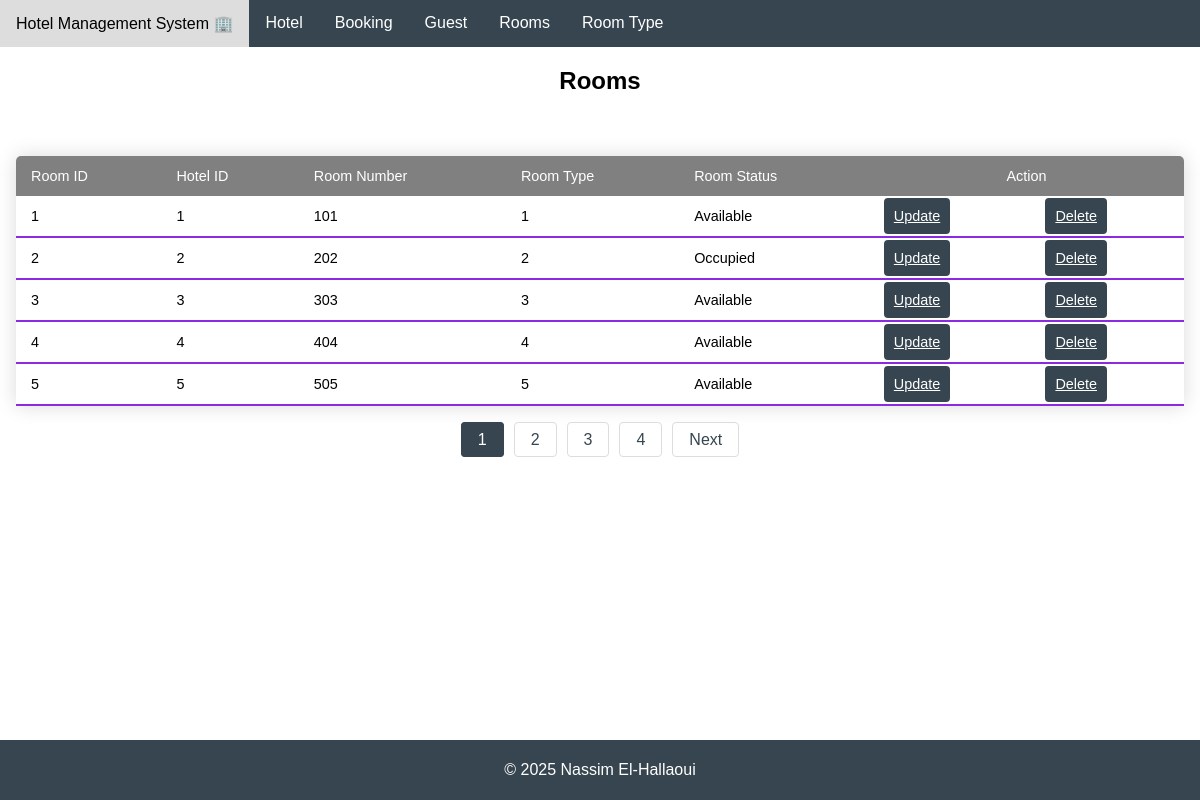
The app's page /viewRoom.php with its own data.
### tables this page shows
CREATE TABLE ROOM(
	roomID INTEGER PRIMARY KEY AUTOINCREMENT,
	hotelID INTEGER NOT NULL,
	roomTypeID INTEGER NOT NULL,
	roomNumber INTEGER NOT NULL,
	roomStatus TEXT NOT NULL,
	FOREIGN KEY (hotelID) REFERENCES HOTEL(hotelID),
	FOREIGN KEY (roomTypeID) REFERENCES ROOMTYPE(roomTypeID)
);

### viewRoom.php (the view, shortened to what this page needs)
<!DOCTYPE html>
<html lang="en">
<head>
    <link rel="stylesheet" href="style.css" />
</head>
<body>
    <?php include 'navbar.php'; ?>
    <div>
        <h2 class="centered-header">Rooms</h2>
    </div>
    <div class = "main">
      <?php
      $db = new SQLite3('S&M Hotel Database.db');
      $records_per_page = 5;
      $current_page = isset($_GET['page']) ? intval($_GET['page']) :1;
      $offset = ($current_page - 1) * $records_per_page;
      $total_query = "SELECT COUNT(*) as total FROM ROOM";
      $total_result = $db->query($total_query);
      $total_row = $total_result->fetchArray(SQLITE3_ASSOC);
      $total_records = $total_row['total'];
      $total_pages = ceil($total_records / $records_per_page);
      $select_query = "SELECT * FROM ROOM LIMIT $records_per_page OFFSET $offset";
      $result = $db->query($select_query);
      echo "<table>";
      echo "
      <thead>
        <tr>
          <td>Room ID</td>
          <td>Hotel ID</td>
          <td>Room Number</td>
          <td>Room Type</td>
          <td>Room Status</td>
          <td style ='text-align: center' colspan='2'>Action</td>
        </tr>
      </thead>";
      while ($row = $result->fetchArray(SQLITE3_ASSOC)) {
        $roomID = $row['roomID'];
        $hotelID = $row['hotelID'];
        $roomNumber = $row['roomNumber'];
        $roomType = $row['roomTypeID'];
        $roomStatus = $row['roomStatus'];
        echo"
        <tbody>
          <tr>
            <td>$roomID</td>
            <td>$hotelID</td>
            <td>$roomNumber</td>
            <td>$roomType</td>
            <td>$roomStatus</td>
            <td><a class = 'update-delete' href='updateRoom.php?roomID=$roomID'>Update</a></td>
            <td><a class = 'update-delete' href='deleteRoom.php?roomID=$roomID'>Delete</a></td>
          </tr>
        </tbody>";
      }
      echo "</table>";
      echo "<ul class='pagination'>";
      for ($i = 1; $i <= $total_pages; $i++) {
          if ($i == $current_page) {
              echo "<li class='active'><a href='#'>$i</a></li>";
          } else {
              echo "<li><a href='viewRoom.php?page=$i'>$i</a></li>";
          }
      }
      if ($current_page < $total_pages) {
          $next_page = $current_page + 1;
          echo "<li><a href='viewRoom.php?page=$next_page'>Next</a></li>";
      }
      echo "</ul>";
      ?>
    </div>
    <?php include 'footer.php'; ?>
</body>
</html>

### style.css (style rules this page uses)
body { font-family: Arial, sans-serif; display: flex; flex-direction: column; min-height: 100vh; margin: 0; }
.main { flex: 1; padding: 1rem; }
.update-delete { width: 100%; padding: 10px; background-color: rgb(54,69,79); color: white; border: none; border-radius: 4px; cursor: pointer; }
.centered-header { text-align: center; }
table { width: 100%; border-collapse: collapse; margin: 25px 0; font-size: 0.9em; min-width: 400px; border-radius: 5px 5px 0 0; overflow: hidden; box-shadow: 0 0 20px rgba(0, 0, 0, 0.15); }
thead tr { background-color: grey; color: #ffffff; text-align: left; }
th, td { padding: 12px 15px; }
tbody tr { border-bottom: 1px solid #dddddd; }
tbody tr:last-of-type { border-bottom: 2px solid blueviolet; }
.pagination { display: flex; justify-content: center; list-style-type: none; padding: 0; }
.pagination li { margin: 0 5px; }
.pagination a { text-decoration: none; color: rgb(54,69,79); padding: 8px 16px; border: 1px solid #ddd; border-radius: 4px; }
.pagination .active a { background-color: rgb(54,69,79); color: white; border: 1px solid rgb(54,69,79); }

### records on screen
room: roomID "1", hotelID "1", roomNumber "101", roomTypeID "1", roomStatus "Available"
room: roomID "2", hotelID "2", roomNumber "202", roomTypeID "2", roomStatus "Occupied"
room: roomID "3", hotelID "3", roomNumber "303", roomTypeID "3", roomStatus "Available"
room: roomID "4", hotelID "4", roomNumber "404", roomTypeID "4", roomStatus "Available"
room: roomID "5", hotelID "5", roomNumber "505", roomTypeID "5", roomStatus "Available"
